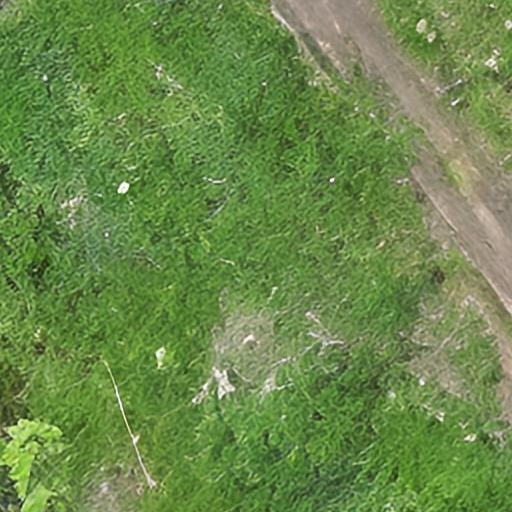
#> input picture Camo/ukraine_4096x2048_512x512.png, 512 x 512 px; its folder holds only this picture in this run
$ python -i spot_database_manager.py   (imports and definitions only)
#> lines starting #> are read from the running program, lines starting #| are printed output that depends on the picture; after the words box and inside, x2 and y2 are one past the last pixel; in counts of white or black regions, pixels touching at a corner belong together
import os
import numpy as np
from pathlib import Path
from PIL import Image
import cv2


class SpotDatabaseManager:
    """Spot database manager."""

    def __init__(self, spot_database_path='spot_database'):
        """
        Initialize the spot database manager.

        Args:
            spot_database_path: Path to the spot database.
        """
        self.spot_database_path = spot_database_path
        self.spot_database = self.load_spot_database()

    def load_spot_database(self):
        """
        Load the spot database.

        Returns:
            Spot database dictionary with 'large' and 'small' keys.
        """
        spot_db = {'large': [], 'small': []}

        # Load large spots
        large_path = Path(self.spot_database_path) / 'large_spots'
        if large_path.exists():
            large_files = list(large_path.glob('*.png'))
            for filepath in large_files:
                spot_data = self.load_spot_image(filepath)
                if spot_data is not None:
                    spot_db['large'].append(spot_data)

        # Load small spots
        small_path = Path(self.spot_database_path) / 'small_spots'
        if small_path.exists():
            small_files = list(small_path.glob('*.png'))
            for filepath in small_files:
                spot_data = self.load_spot_image(filepath)
                if spot_data is not None:
                    spot_db['small'].append(spot_data)

        print(f"斑点数据库加载完成: {len(spot_db['large'])} 个大斑点, {len(spot_db['small'])} 个小斑点")
        return spot_db

    def load_spot_image(self, filepath):
        """
        Load a single spot image.

        Args:
            filepath: Path to the image file.

        Returns:
            Spot data dictionary with image, filename, size, etc.
        """
#> called with filepath = 'ukraine_4096x2048_512x512.png'
        try:
            # Read the image
            with Image.open(filepath) as img:
#> img is the input picture: PIL image 512x512 RGB; mean R, G, B 106.8, 136.8, 74.4
                image = np.array(img)

            # Convert to grayscale if the image is colored
            if len(image.shape) == 3:
                if image.shape[2] == 4:  # RGBA
                    # Split out the alpha channel
                    alpha = image[:, :, 3]
                    # Convert RGB to grayscale
                    gray = cv2.cvtColor(image[:, :, :3], cv2.COLOR_RGB2GRAY)
                    # Apply the alpha channel
                    gray = gray * (alpha / 255)
                else:  # RGB
                    gray = cv2.cvtColor(image, cv2.COLOR_RGB2GRAY)
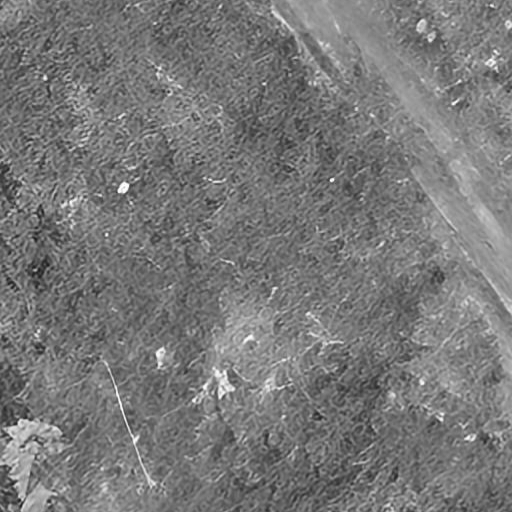
#> gray: shape (512, 512); min 27, max 254, mean 120.7
            else:
                gray = image

            # Binarize with threshold 127
            binary_spot = gray > 127
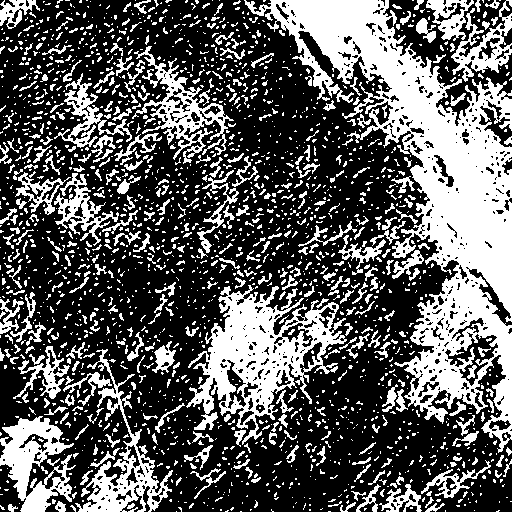
#> binary_spot: shape (512, 512) bool; 36% white; 2071 white regions (1676 under 20 px), largest, box (x1, y1, x2, y2) and area: (244, 0, 512, 453) 34865, (186, 285, 347, 445) 10013, (0, 416, 76, 512) 3630

            # Extract size information from the filename
            filename = Path(filepath).stem
            size_str = filename.split('_')[0]  # e.g. "12x12"
            try:
                width, height = map(int, size_str.split('x'))
            except:
                # Fall back to the actual image size if parsing fails
                height, width = binary_spot.shape
#> height = 512; width = 512
                print(f"警告: 无法从文件名解析尺寸，使用图像实际尺寸 {height}x{width}")
#| 警告: 无法从文件名解析尺寸，使用图像实际尺寸 512x512

            spot_data = {
                'image': binary_spot,
                'filename': filename,
                'size': (width, height),
                'original_size': (width, height)
            }

            return spot_data

        except Exception as e:
            print(f"加载斑点图像时出错 {filepath}: {e}")
            return None

>>> result = SpotDatabaseManager().load_spot_image('ukraine_4096x2048_512x512.png')
#> result = 4 items
